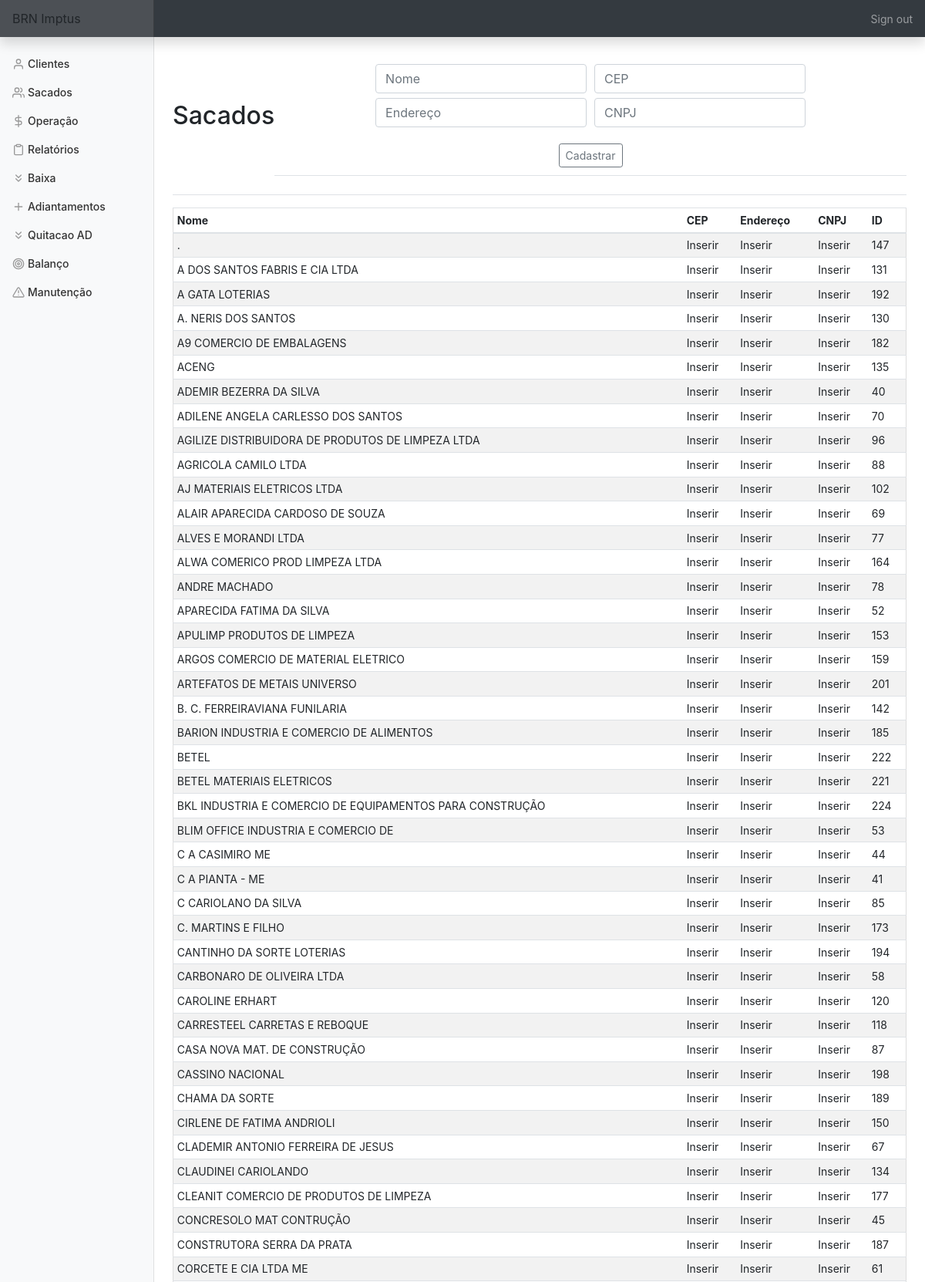
The page /sacados (signed in, upper part) on the database its author committed.
### tables this page shows
CREATE TABLE sacados (id INTEGER PRIMARY KEY AUTOINCREMENT NOT NULL,
						nome TEXT NOT NULL,
						cep TEXT NOT NULL,
						endereço TEXT NOT NULL, cnpj TEXT);

### app.py (the view, shortened to what this page needs)
@app.route('/sacados', methods=['GET', 'POST'])
@login_required
def sacados():
    con = sqlite3.connect(DATABASE)
    con.row_factory = sqlite3.Row
    cur = con.cursor()
    if request.method == 'GET':
        rows = cur.execute('SELECT * FROM sacados ORDER BY nome')
        rows = cur.fetchall()
        return render_template('sacados.html', rows=rows)

### app.py (called while the page is built)
@app.after_request
def after_request(response):
    response.headers["Cache-Control"] = "no-cache, no-store, must-revalidate"
    response.headers["Expires"] = 0
    response.headers["Pragma"] = "no-cache"
    return response

### helper.py (called while the page is built)
def login_required(f):
    @wraps(f)
    def decorated_function(*args, **kwargs):
        if session.get("user_id") is None:
            return redirect("/login")
        return f(*args, **kwargs)
    return decorated_function

### templates/sacados.html (shortened to what this page needs)
{% extends "layout.html" %}
{% block main %}
    <div class='d-flex justify-content-between flex-warp flex-md-nowrap align-items-center pt-3 pb-2 mb-3 border-bottom'>
        <h1 class='h2'>Sacados</h1>
        <div class='d-flex justify-content-between flex-warp flex-md-nowrap align-items-center pt-3 pb-2 mb-3 border-bottom'>
            <form action='sacados' method='POST'>
                <div class='form-group'>
                    <input name='nome' autofocus class='form-control' placeholder='Nome' type='text' required title='Insira o nome/razão social do sacado' alt='Insira o nome/razão social do sacado'>
                    <input name='cep' autofocus class='form-control' placeholder='CEP' type='number' title='Insira o cep do sacado' alt='Insira o cep do sacado'>
                    <input name='endereco' autofocus class='form-control' placeholder='Endereço' type='text' title='Insira o endereço do sacado' alt='Insira o endereço do sacado'>
                    <input name='cnpj' autofocus class='form-control' placeholder='CNPJ' type='text' title='Insira o cpf/cnpj do sacado' alt='Insira o cpf/cnpj do sacado'>
                </div>
                <button type='submit' class='btn btn-sm btn-outline-secondary'>Cadastrar</button>
            </form>
        </div>
    </div>
    <div class='table-responsive'>
        <table class='table table-striped table-sm'>
            <thead>
                <tr>
                    <th>Nome</th>
                    <th>CEP</th>
                    <th>Endereço</th>
                    <th>CNPJ</th>
                    <th>ID</th>
                </tr>
            </thead>
            <tbody>
                {% for row in rows %}
                    <tr>
                        <td>{{ row['nome'] }}</td>
                        <td>{{ row['cep'] }}</td>
                        <td>{{ row['endereço'] }}</td>
                        <td>{{ row['cnpj'] }}</td>
                        <td>{{ row['id'] }}</td>
                    </tr>
                {% endfor %}
            </tbody>
        </table>
    </div>
{% endblock %}

### static/styles.css (style rules this page uses)
main .form-control { display: inline-block; width: auto; margin: 3px; }
main table { text-align: left; border-collapse: collapse; border-spacing: 0; width: 100%; border: 1px solid #ddd; }
main table td, th { text-align: left; padding: 16px; }
button { margin: 2px; }
body { font-size: .875rem; height:100%; }

### rows shown on the page
sacados: nome ".", cep "Inserir", endereço "Inserir", cnpj "Inserir", id "147"
sacados: nome "A DOS SANTOS FABRIS E CIA LTDA", cep "Inserir", endereço "Inserir", cnpj "Inserir", id "131"
sacados: nome "A GATA LOTERIAS", cep "Inserir", endereço "Inserir", cnpj "Inserir", id "192"
sacados: nome "A. NERIS DOS SANTOS", cep "Inserir", endereço "Inserir", cnpj "Inserir", id "130"
sacados: nome "A9 COMERCIO DE EMBALAGENS", cep "Inserir", endereço "Inserir", cnpj "Inserir", id "182"
sacados: nome "ACENG", cep "Inserir", endereço "Inserir", cnpj "Inserir", id "135"
sacados: nome "ADEMIR BEZERRA DA SILVA", cep "Inserir", endereço "Inserir", cnpj "Inserir", id "40"
sacados: nome "ADILENE ANGELA CARLESSO DOS SANTOS", cep "Inserir", endereço "Inserir", cnpj "Inserir", id "70"
sacados: nome "AGILIZE DISTRIBUIDORA DE PRODUTOS DE LIMPEZA LTDA", cep "Inserir", endereço "Inserir", cnpj "Inserir", id "96"
sacados: nome "AGRICOLA CAMILO LTDA", cep "Inserir", endereço "Inserir", cnpj "Inserir", id "88"
sacados: nome "AJ MATERIAIS ELETRICOS LTDA", cep "Inserir", endereço "Inserir", cnpj "Inserir", id "102"
sacados: nome "ALAIR APARECIDA CARDOSO DE SOUZA", cep "Inserir", endereço "Inserir", cnpj "Inserir", id "69"
sacados: nome "ALVES E MORANDI LTDA", cep "Inserir", endereço "Inserir", cnpj "Inserir", id "77"
sacados: nome "ALWA COMERICO PROD LIMPEZA LTDA", cep "Inserir", endereço "Inserir", cnpj "Inserir", id "164"
sacados: nome "ANDRE MACHADO", cep "Inserir", endereço "Inserir", cnpj "Inserir", id "78"
sacados: nome "APARECIDA FATIMA DA SILVA", cep "Inserir", endereço "Inserir", cnpj "Inserir", id "52"
sacados: nome "APULIMP PRODUTOS DE LIMPEZA", cep "Inserir", endereço "Inserir", cnpj "Inserir", id "153"
sacados: nome "ARGOS COMERCIO DE MATERIAL ELETRICO", cep "Inserir", endereço "Inserir", cnpj "Inserir", id "159"
sacados: nome "ARTEFATOS DE METAIS UNIVERSO", cep "Inserir", endereço "Inserir", cnpj "Inserir", id "201"
sacados: nome "B. C. FERREIRAVIANA FUNILARIA", cep "Inserir", endereço "Inserir", cnpj "Inserir", id "142"
sacados: nome "BARION INDUSTRIA E COMERCIO DE ALIMENTOS", cep "Inserir", endereço "Inserir", cnpj "Inserir", id "185"
sacados: nome "BETEL", cep "Inserir", endereço "Inserir", cnpj "Inserir", id "222"
sacados: nome "BETEL MATERIAIS ELETRICOS", cep "Inserir", endereço "Inserir", cnpj "Inserir", id "221"
sacados: nome "BKL INDUSTRIA E COMERCIO DE EQUIPAMENTOS PARA CONSTRUÇÃO", cep "Inserir", endereço "Inserir", cnpj "Inserir", id "224"
sacados: nome "BLIM OFFICE INDUSTRIA E COMERCIO DE", cep "Inserir", endereço "Inserir", cnpj "Inserir", id "53"
sacados: nome "C A CASIMIRO ME", cep "Inserir", endereço "Inserir", cnpj "Inserir", id "44"
sacados: nome "C A PIANTA - ME", cep "Inserir", endereço "Inserir", cnpj "Inserir", id "41"
sacados: nome "C CARIOLANO DA SILVA", cep "Inserir", endereço "Inserir", cnpj "Inserir", id "85"
sacados: nome "C. MARTINS E FILHO", cep "Inserir", endereço "Inserir", cnpj "Inserir", id "173"
sacados: nome "CANTINHO DA SORTE LOTERIAS", cep "Inserir", endereço "Inserir", cnpj "Inserir", id "194"
sacados: nome "CARBONARO DE OLIVEIRA LTDA", cep "Inserir", endereço "Inserir", cnpj "Inserir", id "58"
sacados: nome "CAROLINE ERHART", cep "Inserir", endereço "Inserir", cnpj "Inserir", id "120"
sacados: nome "CARRESTEEL CARRETAS E REBOQUE", cep "Inserir", endereço "Inserir", cnpj "Inserir", id "118"
sacados: nome "CASA NOVA MAT. DE CONSTRUÇÃO", cep "Inserir", endereço "Inserir", cnpj "Inserir", id "87"
sacados: nome "CASSINO NACIONAL", cep "Inserir", endereço "Inserir", cnpj "Inserir", id "198"
sacados: nome "CHAMA DA SORTE", cep "Inserir", endereço "Inserir", cnpj "Inserir", id "189"
sacados: nome "CIRLENE DE FATIMA ANDRIOLI", cep "Inserir", endereço "Inserir", cnpj "Inserir", id "150"
sacados: nome "CLADEMIR ANTONIO FERREIRA DE JESUS", cep "Inserir", endereço "Inserir", cnpj "Inserir", id "67"
sacados: nome "CLAUDINEI CARIOLANDO", cep "Inserir", endereço "Inserir", cnpj "Inserir", id "134"
sacados: nome "CLEANIT COMERCIO DE PRODUTOS DE LIMPEZA", cep "Inserir", endereço "Inserir", cnpj "Inserir", id "177"
sacados: nome "CONCRESOLO MAT CONTRUÇÃO", cep "Inserir", endereço "Inserir", cnpj "Inserir", id "45"
sacados: nome "CONSTRUTORA SERRA DA PRATA", cep "Inserir", endereço "Inserir", cnpj "Inserir", id "187"
sacados: nome "CORCETE E CIA LTDA ME", cep "Inserir", endereço "Inserir", cnpj "Inserir", id "61"
